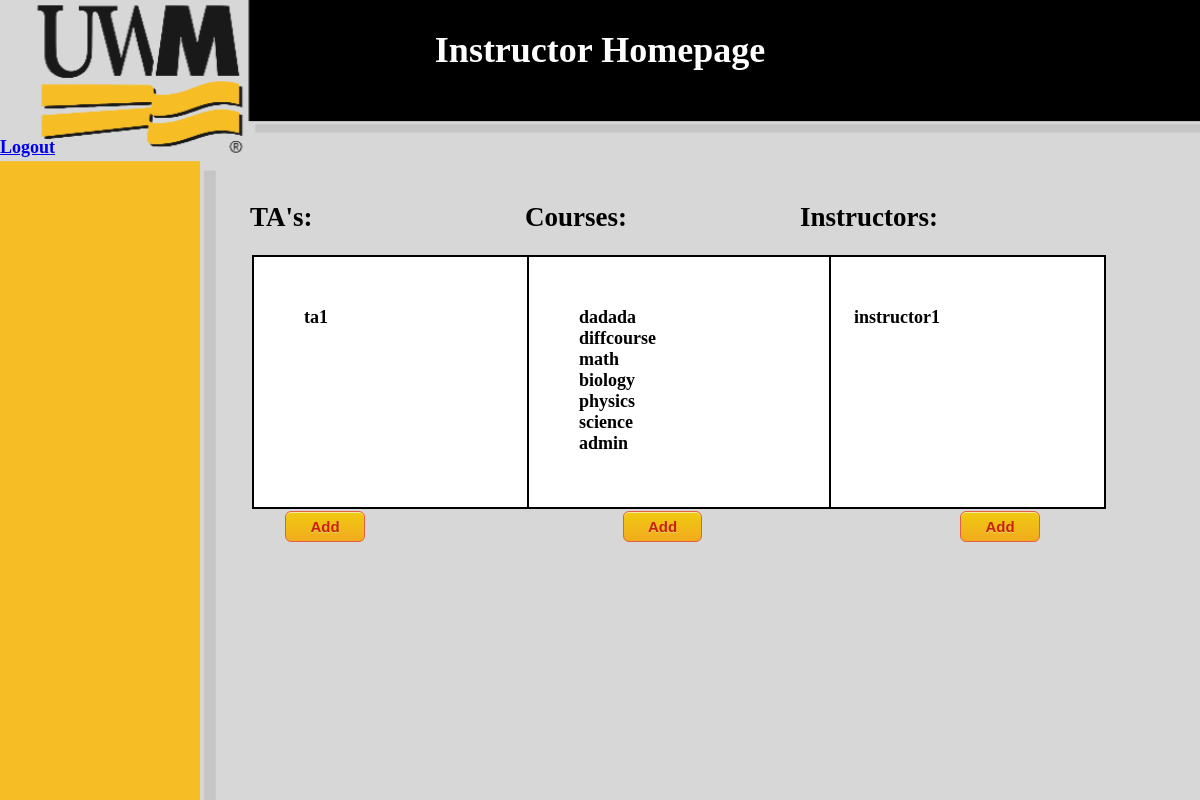
Page /instructor_home/ (signed in) on the earlier database version.
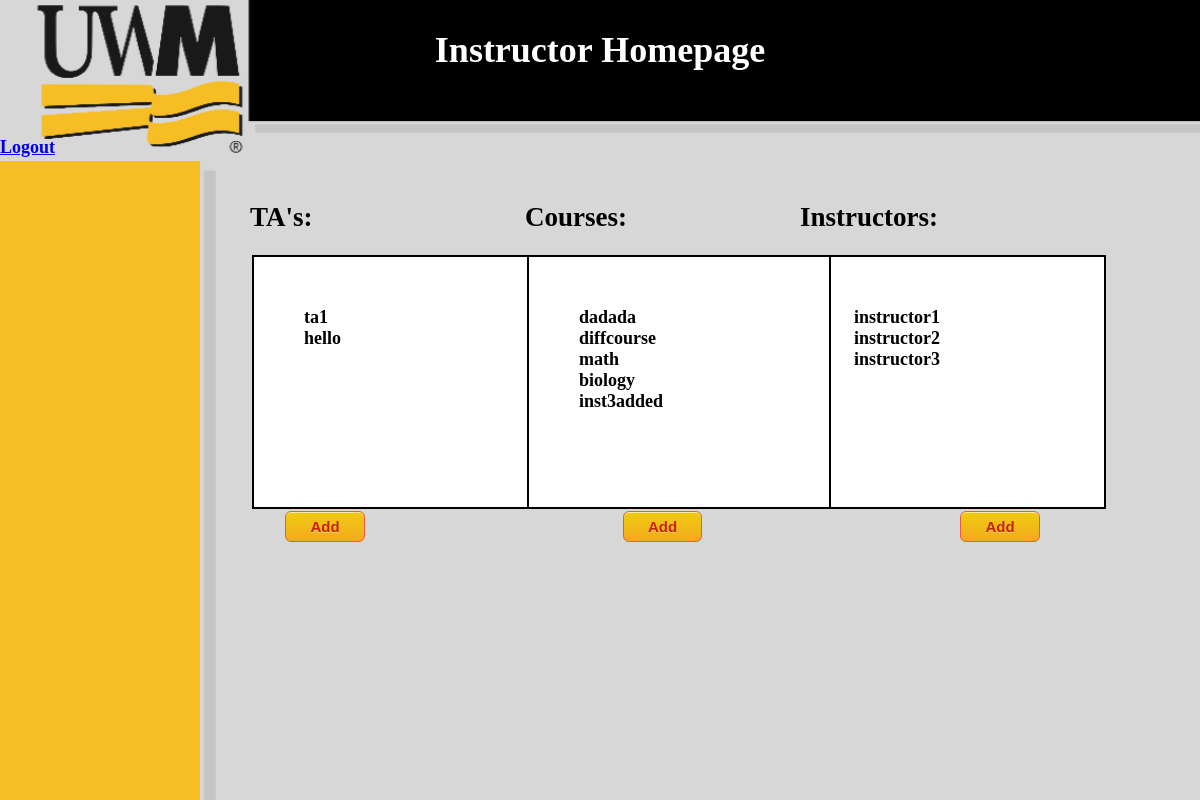
Same page on the later database version.
### TAApp/models.py (models this page shows)
class TA(models.Model):
    name = models.CharField(max_length=20, null=True)
    project_manager = models.ForeignKey(Instructor, on_delete=models.CASCADE, null=True)
    role = "TA"
    def __str__(self):
        return self.name

class Course(models.Model):
    name = models.CharField(max_length=20, null=True)
    description = models.CharField(max_length=50, null=True)
    project_manager = models.ForeignKey(Administrator, on_delete=models.CASCADE, null=True, blank=True, default="")
    instructor = models.ForeignKey(Instructor, on_delete=models.CASCADE, default="")
    instructorTA = models.ForeignKey(TA, on_delete=models.CASCADE, default="")

class Instructor(models.Model):
    name = models.CharField(max_length=20, null=True)
    project_manager = models.ForeignKey(Administrator, on_delete=models.CASCADE, null=True)
    role = "Instructor"
    def __str__(self):
        return self.name

### TAApp/views.py (the view)
# urls.py: path('instructor_home/', Instructor_home.as_view())
class Instructor_home(View):
    def get(self, request, ):
        loggedIn = request.session.get("name")
        if MyUser.objects.filter(name=loggedIn).exists():
            user = MyUser.objects.get(name=loggedIn)
        if valid(user.role, "Instructor"):
            TAList = list(map(str, TA.objects.all()))
            InstructorList = list(map(str, Instructor.objects.all()))
            teacher = Instructor.objects.get(name=request.session.get("name", False))
            CourseList = list(Course.objects.filter(instructor=teacher))
            return render(request, "instructor_home.html",
                          {"TAs": TAList, "instructors": InstructorList, "courses": CourseList, "teacher": teacher})
        else:
            return render(request, "login.html", {"message": "unauthorized access"})

### TAApp/views.py (called while the page is built)
def valid(user_role, expected):
    if user_role == expected:
        return True
    else:
        return False

### templates/instructor_home.html (shortened to what this page needs)
{% load static %}
<link rel="stylesheet" type="text/css" href="{% static '/css/style.css' %}"/>
<!DOCTYPE html>
<html lang="en">
<head>
</head>
<body>
<div class="bg">
    <div class="HeaderHome"></div>
<h1 class="home">Instructor Homepage</h1>
<br/>
<br/>
<a href="/login/">Logout</a>
    <br/>
    <br/>
  <div class="column_left">
      <div class="Left">
      <div class="left">
      <h2>TA's:</h2>
      <form action="/instructor_home/"  id = "TAs" method="post">
      <div id="TAList">
    {% for i in TAs %}
    {{ i }}<br/>
    {% endfor %}
      </div>
</form>
        <form action ="/TAs/">
          <input type="submit" value="Add">
        </form>
  </div>
  </div>
  </div>
  <div class="column_center">
        <div class="Left">
            <h2>Courses:</h2>
      <form action="/instructor_home/"  id = "Courses" method="post">
      <div id="CourseList">
      <div id="teacher">
    {% for i in courses %}
        {{ i.name }}<br/>
    {% endfor %}
      </div>
      </div>
</form>
        <form action ="/courses/">
          <input type="submit" value="Add">
        </form>
  </div>
  </div>
  <div class="column_right">
            <h2>Instructors:</h2>
      <form action="/instructor_home/"  id = "Instructors" method="post">
      <div id="InstructorList">
    {% for i in instructors %}
    {{ i }}<br/>
    {% endfor %}
      </div>
</form>
              <form action ="/instructors/">
          <input type="submit" value="Add">
        </form>
</div>
</div>
</body>
</html>

Differences in the rows shown:
removed Course: name "physics"
removed Course: name "science"
removed Course: name "admin"
added TA: TAs "hello"
added Course: name "inst3added"
now on this page (row edited): Instructor: instructors "instructor2"
added Instructor: instructors "instructor3"
